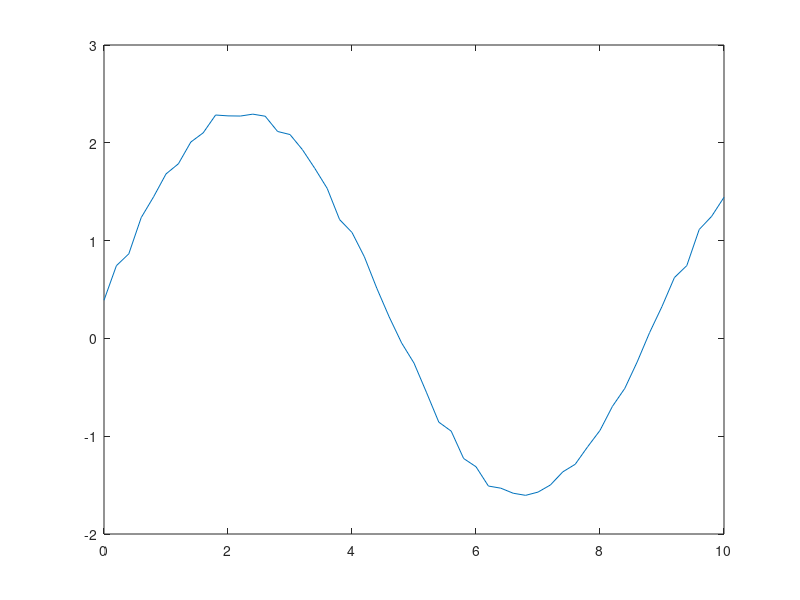

Write the MATLAB code that produced this figure.
clear all;
ds = 50000; % data size
x=0:0.2:10;
for n = 1:1
    a = randsample(20,1)/10;
    b = randsample(20,1)/10;
    c = randsample(20,1)/10;
    d = randsample(20,1)/10;
    y = a*sin(b*x)+c*cos(d*x); % y function
    y = awgn(y,30,"measured");
    input(:,n) = y;
    target(:,n) = [a,b,c,d];
end
figure, plot(x,y)
inputs = input';
targets = target';
csvwrite('test_input.csv', inputs);
csvwrite('test_targe.csv', targets);